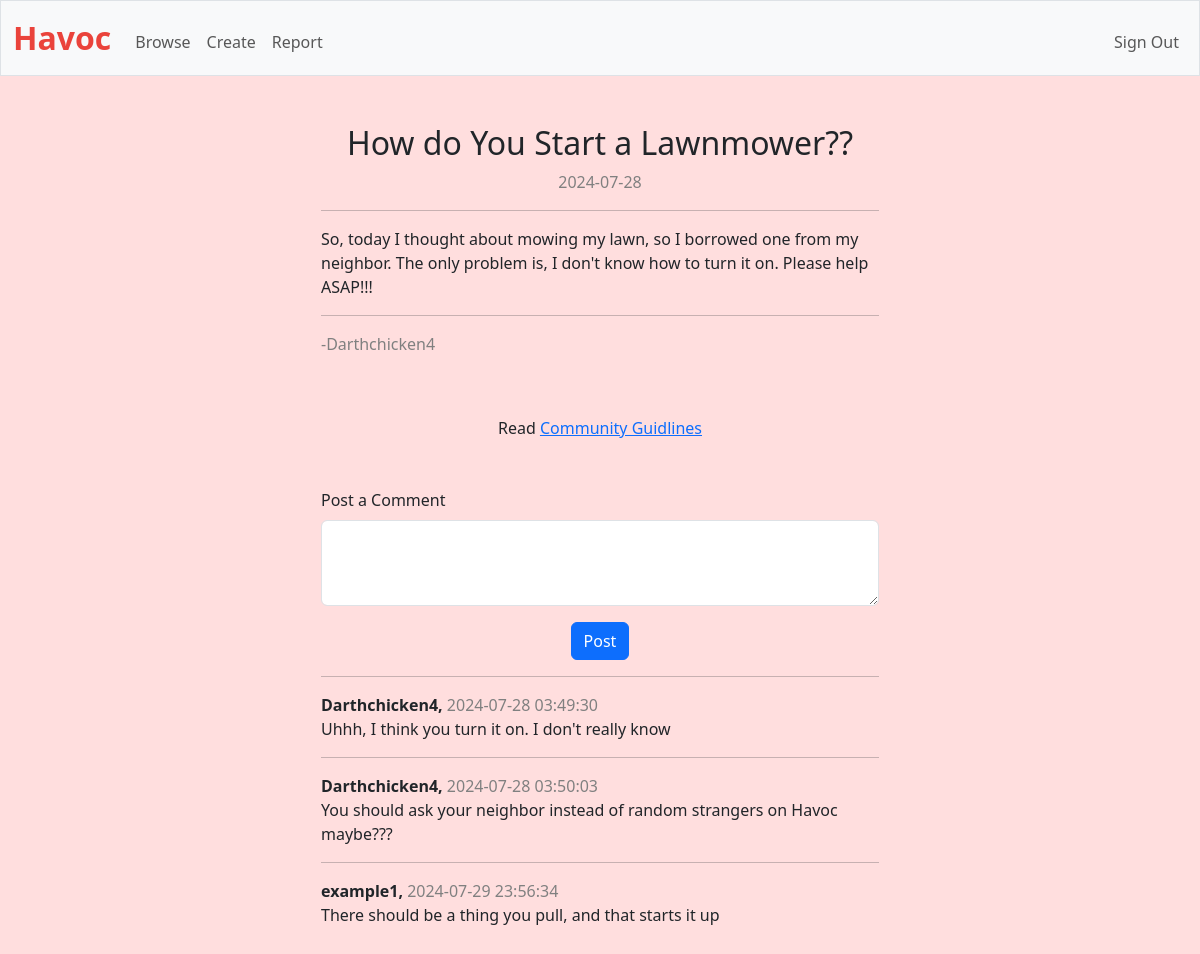
The app's page /thread/1 (signed in) with its own data.
### tables this page shows
CREATE TABLE threads (id INTEGER PRIMARY KEY, title TEXT, user TEXT, created TIMESTAMP DEFAULT CURRENT_TIMESTAMP, content TEXT);

CREATE TABLE posts (id INTEGER PRIMARY KEY, thread_id INTEGER, created TIMESTAMP DEFAULT CURRENT_TIMESTAMP, user TEXT, content TEXT);

### app.py (the view)
@app.route('/thread/<int:thread_id>', methods=["GET"])
@login_required
def thread(thread_id):
    thread = db.execute("SELECT * FROM threads WHERE id = ?", thread_id)
    created = thread[0]["created"]
    Posts = db.execute("SELECT * FROM posts WHERE thread_id = ? ORDER BY created", thread[0]["id"])
    datetime_object = datetime.strptime(created, '%Y-%m-%d %H:%M:%S')
    date_only = datetime_object.strftime('%Y-%m-%d')
    return render_template('thread.html', title=thread[0]["title"], creation=date_only, text=thread[0]["content"], user=thread[0]["user"], thread_id=thread[0]["id"], posts=Posts)

### app.py (called while the page is built)
@app.after_request
def after_request(response):
    response.headers["Cache-Control"] = "no-cache, no-store, must-revalidate"
    response.headers["Expires"] = 0
    response.headers["Pragma"] = "no-cache"
    return response

### helpers.py (called while the page is built)
def login_required(f):
    @wraps(f)
    def decorated_function(*args, **kwargs):
        if session.get("user_id") is None:
            print("not signed in")
            return redirect("/signin")
        return f(*args, **kwargs)
    return decorated_function

### templates/thread.html (shortened to what this page needs)
{% extends "layout.html" %}
{% block main %}
    <body >
        <header class="mb-1">
            <h2>{{ title }}</h2>
            <span class = "date">{{ creation }}</span>
        </header>
        <div class = "w-50" style = "margin: auto; text-align: left;">
            <hr>
            <div>{{ text }}</div>
            <hr>
            <div style="color: #808080;"> -{{ user }}</div>
        </div>
        <footer class="mb-5">
            <div style="height: 60px;"></div>
            Read <a style ='display:inline-block' href="/guidlines">Community Guidlines</a>
        </footer>
        <form action="/post" method="post">
            <div class="mb-3 w-50" style = "margin: auto; text-align: left;">
                <label  class="form-label mx-auto" style = "text-align: left;">Post a Comment</label>
                <textarea class="form-control mx-auto " name = "text"  rows="3"></textarea>
            </div>
            <button class="btn btn-primary" type="submit">Post</button>
        </body>
        {% for post in posts %}
            <li class='list w-50' style='list-style-type: none; margin: auto; text-align: left;'>
                <hr>
                <span class = 'user' >{{ post.user }},</span>
                <span class = 'date' >{{ post.created }}</span>
                <br>
                <p> {{ post.content }}</p>
              </li>
            {% endfor %}
            </body>
{% endblock %}

### templates/layout.html (shortened to what this page needs)
<!DOCTYPE html>
<html lang="en">
    <head>
        <link href="https://cdn.jsdelivr.net/npm/bootstrap@5.3.3/dist/css/bootstrap.min.css" rel="stylesheet">
        <link href="/static/styles.css" rel="stylesheet">
    </head>
    <body>
        <nav class="bg-light border navbar navbar-expand-md navbar-light">
            <div class="container-fluid">
                <a class="navbar-brand" href="/"><span class="red"><b>Havoc</b></span></a>
                <div class="collapse navbar-collapse" id="navbar">
                    {% if session["user_id"] %}
                        <ul class="navbar-nav me-auto mt-2">
                            <li class="nav-item"><a class="nav-link" href="/forums">Browse</a></li>
                            <li class="nav-item"><a class="nav-link" href="/create">Create</a></li>
                            <li class="nav-item"><a class="nav-link" href="/report">Report</a></li>
                        </ul>
                        <ul class="navbar-nav ms-auto mt-2">
                            <li class="nav-item"><a class="nav-link" href="/signout">Sign Out</a></li>
                        </ul>
                    {% else %}
                        <ul class="navbar-nav ms-auto mt-2">
                            <li class="nav-item"><a class="nav-link" href="/register">Register</a></li>
                            <li class="nav-item"><a class="nav-link" href="/signin">Sign in</a></li>
                        </ul>
                    {% endif %}
                </div>
            </div>
        </nav>
        <main class="container py-5 text-center">
            {% block main %}{% endblock %}
    </body>
</html>

### static/styles.css (style rules this page uses)
nav .navbar-brand { font-size: xx-large; }
nav .navbar-brand .red { color: #ea433b; }
.list { list-style-type: none; }
.user { font-weight: bold; }
.date { color: #808080; }
body { background-color: rgb(255, 222, 222); }

### records on screen
threads: title "How do You Start a Lawnmower??", content "So, today I thought about mowing my lawn, so I borrowed one from my neighbor. The only problem is, I don't know how to turn it on. Please help ASAP!!!", user "Darthchicken4"
posts: user "Darthchicken4", created "2024-07-28 03:49:30", content "Uhhh, I think you turn it on. I don't really know"
posts: user "Darthchicken4", created "2024-07-28 03:50:03", content "You should ask your neighbor instead of random strangers on Havoc maybe???"
posts: user "example1", created "2024-07-29 23:56:34", content "There should be a thing you pull, and that starts it up"

### other values on screen
{{ creation }} "2024-07-28"
